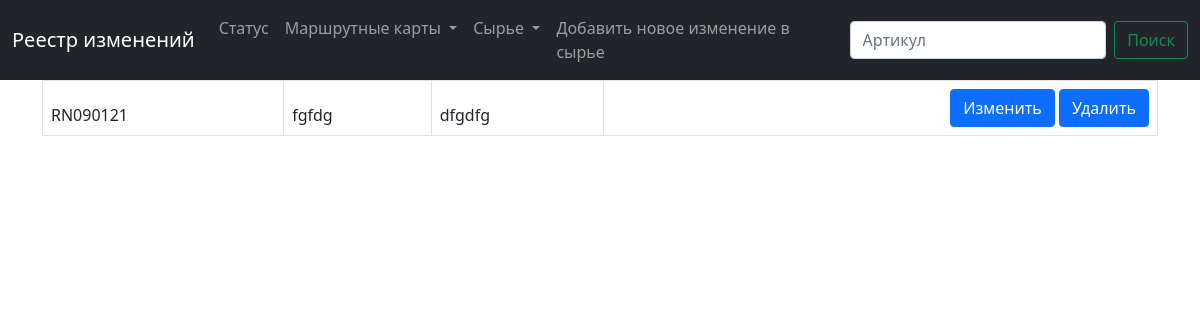
The app's page /list_raw, older data.
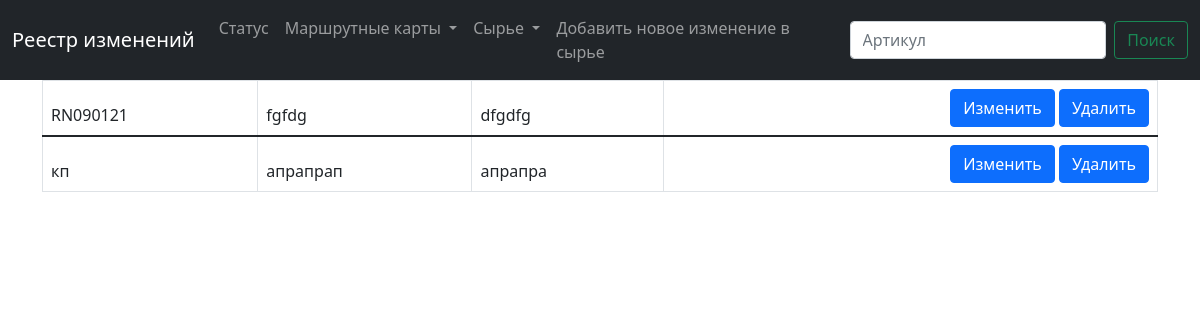
The same page, newer data.
### main/models.py (models this page shows, shortened)
class Raw (models.Model):
    num = models.CharField(max_length=200)  # артикул сырья
    name = models.CharField(max_length=200)  # наименование
    layer = models.CharField(max_length=200)  # навзвание слоя на русском

### main/views.py (the view)
# urls.py: path('list_raw', views.list_raw, name='list_raw'),
def list_raw(request):
    raws = Raw.objects.all()
    return render(request, 'main/list_raw.html', {'raws': raws})

### main/templates/main/list_raw.html (shortened to what this page needs)
{% extends 'main/base.html' %}
{% block content%}
<div class="container">
    <table class="table table-bordered">
        {% for raw in raws %}
        <thead>
            <tr>
                <td>{{ raw.num }}</td>
                <td>{{ raw.name }}</td>
                <td>{{ raw.layer }}</td>
                <td align="right">
                    <div class="btn-group" role="group" aria-label="Basic example">
                        <a href="{% url 'update_raw' raw.id %}" type="button" class="btn btn-primary">Изменить</a>
                    </div>
                    <div class="btn-group" role="group" aria-label="Basic example">
                        <a href="{% url 'delete_raw' raw.id %}" type="button" class="btn btn-primary">Удалить</a>
                    </div>
                </td>
            </tr>
        </thead>
        {% endfor %}
    </table>
</div>
{%endblock%}

### main/templates/main/base.html (shortened to what this page needs)
<!doctype html>
<html lang="en">
<head>
  <link href="https://cdn.jsdelivr.net/npm/bootstrap@5.1.3/dist/css/bootstrap.min.css" rel="stylesheet"
>
</head>
<body>
  <nav class="navbar navbar-expand-lg navbar-dark bg-dark">
    <div class="container-fluid">
      <a class="navbar-brand" href="/">Реестр изменений</a>
      <div class="collapse navbar-collapse" id="navbarSupportedContent">
        <ul class="navbar-nav me-auto mb-2 mb-lg-0">
          <li class="nav-item">
            <a class="nav-link " aria-current="page" href="/">Статус</a>
          </li>
          <li class="nav-item">
            <div class="collapse navbar-collapse" id="navbarNavDarkDropdown">
              <ul class="navbar-nav">
                <li class="nav-item dropdown">
                  <a class="nav-link dropdown-toggle" href="#" role="button" data-bs-toggle="dropdown"
                    aria-expanded="false">
                    Маршрутные карты
                  </a>
                </li>
              </ul>
            </div>
          </li>
          <ul class="navbar-nav">
            <li class="nav-item dropdown">
              <a class="nav-link dropdown-toggle" href="#" role="button" data-bs-toggle="dropdown"
                aria-expanded="false">
                Сырье
              </a>
            </li>
          </ul>
          <a class="nav-link " href="/add"> Добавить новое изменение в сырье</a>
      </div>
      <form class="d-flex">
        <input class="form-control me-2" type="search" placeholder="Артикул" aria-label="Search">
        <button class="btn btn-outline-success" type="submit">Поиск</button>
      </form>
    </div>
  </nav>
  {% block content%} {%endblock%}
</body>

Row changes from the older to the newer data that the page shows:
added Raw: num "кп", name "апрапрап", layer "апрапра"
